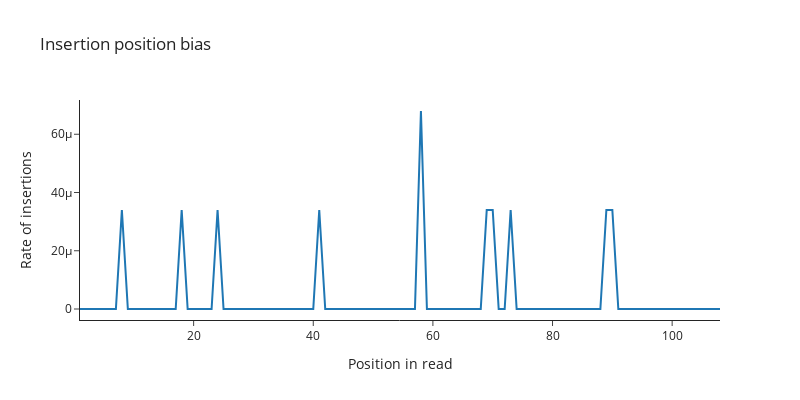

Notebook cell for this chart:
### Markdown cell above
### for insertions

### Code cell
bias = open(f'{path}/{analysis_type}/insposition_fw.txt', 'r').readline().split(',')
bias = [float(bias) for bias in bias if bias]

px.line(
    x=list(range(1, len(bias) + 1)),
    y=bias,
    labels={'x': 'Position in read', 'y': 'Rate of insertions'},
    title='Insertion position bias',
    template='simple_white',
    width=800,
    height=400,
    range_y=[0, None],
)

### Figure 1 — Plotly figure (JSON) as saved in the notebook; plotly's stock layout.template omitted (floating-point values rounded to 4 significant figures)
{"data": [{"hovertemplate": "Position in read=%{x}<br>Rate of insertions=%{y}<extra></extra>", "legendgroup": "", "line": {"color": "#1F77B4", "dash": "solid"}, "marker": {"symbol": "circle"}, "mode": "lines", "name": "", "orientation": "v", "showlegend": false, "type": "scatter", "x": [1, 2, 3, 4, 5, 6, 7, 8, 9, 10, 11, 12, 13, 14, 15, 16, 17, 18, 19, 20, 21, 22, 23, 24, 25, 26, 27, 28, 29, 30, 31, 32, 33, 34, 35, 36, 37, 38, 39, 40, 41, 42, 43, 44, 45, 46, 47, 48, 49, 50, 51, 52, 53, 54, 55, 56, 57, 58, 59, 60, 61, 62, 63, 64, 65, 66, 67, 68, 69, 70, 71, 72, 73, 74, 75, 76, 77, 78, 79, 80, 81, 82, 83, 84, 85, 86, 87, 88, 89, 90, 91, 92, 93, 94, 95, 96, 97, 98, 99, 100, 101, 102, 103, 104, 105, 106, 107, 108], "xaxis": "x", "y": [0, 0, 0, 0, 0, 0, 0, 3.399e-05, 0, 0, 0, 0, 0, 0, 0, 0, 0, 3.399e-05, 0, 0, 0, 0, 0, 3.399e-05, 0, 0, 0, 0, 0, 0, 0, 0, 0, 0, 0, 0, 0, 0, 0, 0, 3.399e-05, 0, 0, 0, 0, 0, 0, 0, 0, 0, 0, 0, 0, 0, 0, 0, 0, 6.799e-05, 0, 0, 0, 0, 0, 0, 0, 0, 0, 0, 3.399e-05, 3.399e-05, 0, 0, 3.399e-05, 0, 0, 0, 0, 0, 0, 0, 0, 0, 0, 0, 0, 0, 0, 0, 3.399e-05, 3.399e-05, 0, 0, 0, 0, 0, 0, 0, 0, 0, 0, 0, 0, 0, 0, 0, 0, 0, 0], "yaxis": "y"}], "layout": {"height": 400, "legend": {"tracegroupgap": 0}, "title": {"text": "Insertion position bias"}, "width": 800, "xaxis": {"anchor": "y", "domain": [0, 1], "title": {"text": "Position in read"}}, "yaxis": {"anchor": "x", "domain": [0, 1], "range": [0, null], "title": {"text": "Rate of insertions"}}}}
